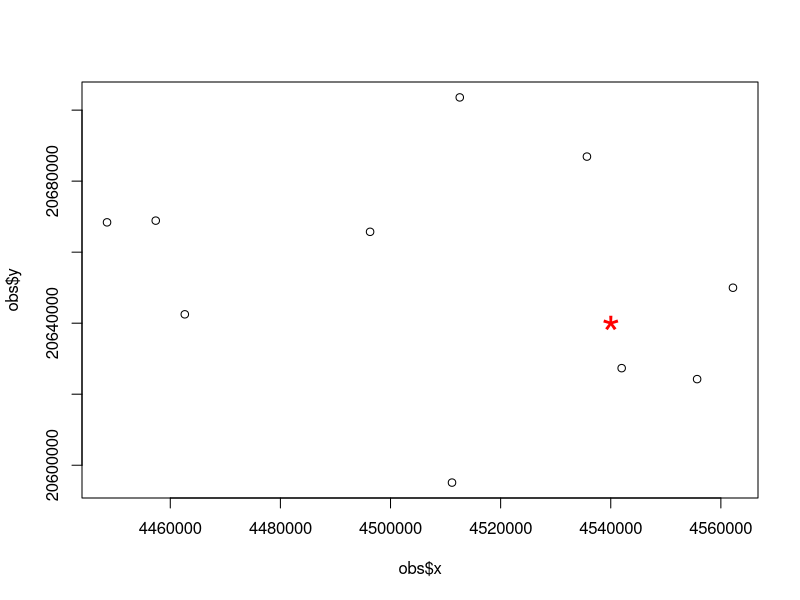

R code for this plot: (Note: this script raises an error after producing the figure.)
## ---- chunk 1
knitr::opts_chunk$set(fig.width=12, fig.height=8, fig.path='Figs/',  warning=FALSE, message=FALSE)
rm(list=ls())
## ---- chunk 2

obs=read.csv('data.csv')
xtarget=4540000
ytarget=20640000
head(obs)
plot(obs$x,obs$y)
points(xtarget,ytarget, col='red', pch='*', cex=3)
## ---- chunk 3

# this is a function to return the value of exponential covariogram based on the input distance. The covariogram parameters have been specified. 
expVariogram<-function(distance){
    nugget=0; sill=2000; range=20000
    return (nugget+sill*exp(-3*distance/range))
}
## ---- chunk 4

#With the above exponential covariogram, please finish the following kriging function

kriging<-function(object, location){
	n=nrow(object)
	x <- as.matrix(cbind(object$x, object$y))
	# First, we calculate the distance matrix between observations. 
	# Initialize distance matrix
	x1 <- rep(rep(0,n),n)         
	dist <- matrix(x1,nrow=n,ncol=n) 
	for (i in 1:n){ 
		for (j in 1:n){ 
			dist[i,j]=sqrt((x[i,1]-x[j,1])^2+(x[i,2]-x[j,2])^2) 
		} 
	}
	#######################################################
	## Here, please add your code to convert the distance matrix to covariance
	## matrix


        ## 
	######################################################


	dist2= rep(0,n) # initialize observation to target distance 
	for(i in 1:n){
		dist2[i]=sqrt((x[i,1]-location[1])^2+(x[i,2]-location[2])^2)
	}

	#######################################################
	## Here, please add your code to convert the distance vector between target
	# and observations to the vector of covariance 


        #
	#######################################################

	# The following code generate the kriging weighs for each observations. 
	# function `solve(C)` to invert a matrix `C`, and function `%*%` to
	# multiply two matrix

	w <- solve(C) %*% c

	#######################################################
	# Here, according to the equation given previously in this document,
	# please add your code to get the kriging estimation (say it is called zhat) and the associated
	# variance based on the weight `w`

	zhat <- 0 # Initilized as 0
        zhat<-sum(w*object$value)

        #
	#######################################################

	return (zhat)
}

## ---- chunk 5

diff=rep(0,nrow(object))
for (i in 1:nrow(object)){
location=c(object[i,1], object[i,2])
diff[i]=kriging(object,location)-object[i,3]
}

